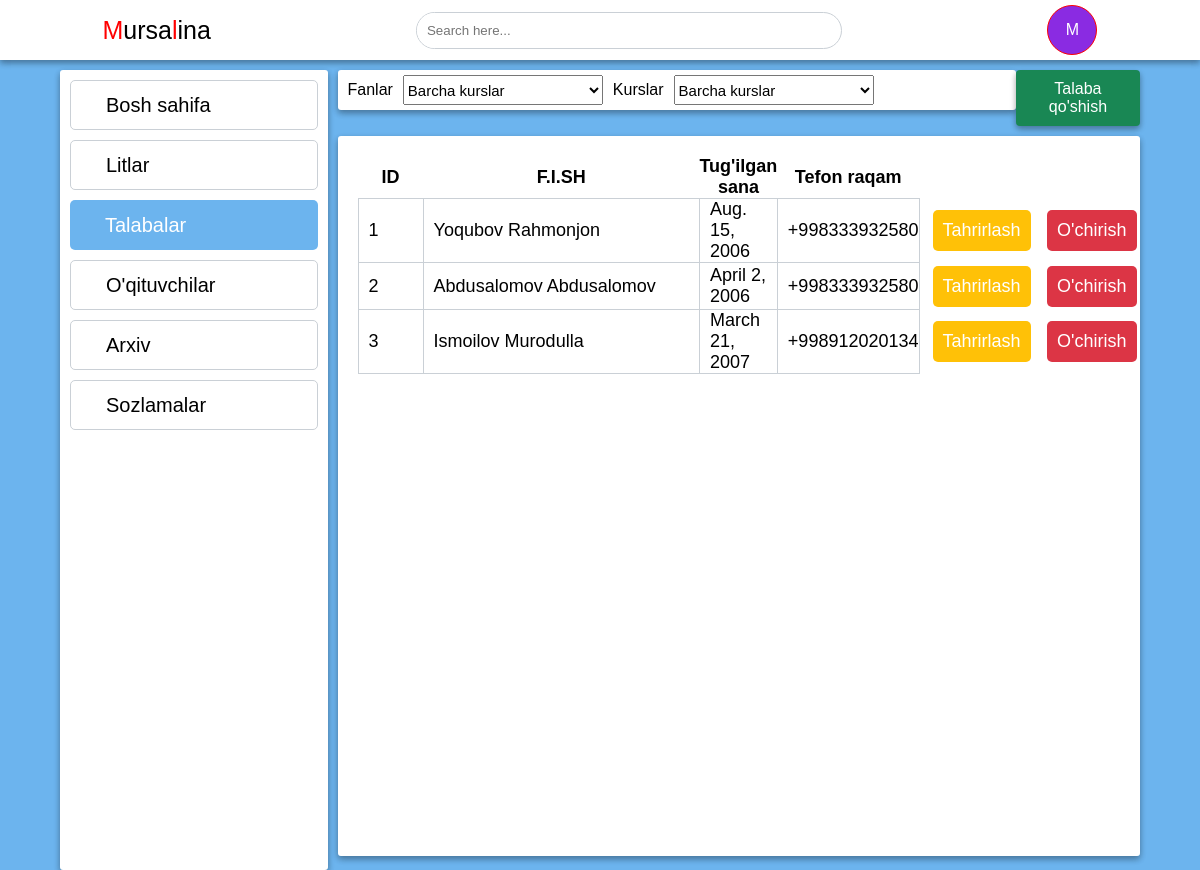
The page /peoples/ on the database as committed earlier.
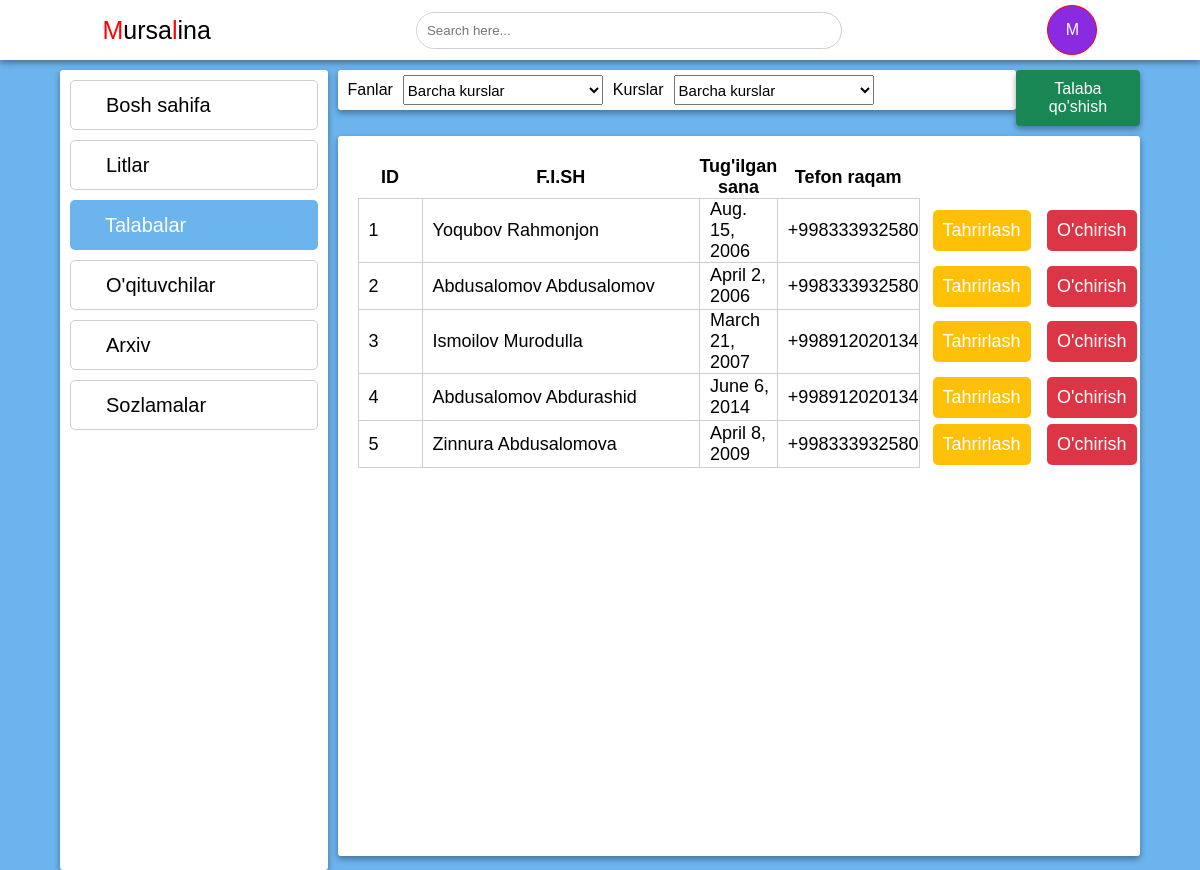
The same page on the database as committed later.
### home/models.py (models this page shows, shortened)
class People(models.Model):
    full_name = models.CharField(max_length=256)
    birthday =  models.DateField()
    phone = models.CharField(max_length=13)

### home/views.py (the view, shortened to what this page needs)
# urls.py: path('peoples/', peoples, name="peoples-page"),
def peoples(request):
    peoples = People.objects.all()
    courses = Course.objects.all()
    subjects = Subject.objects.all()
    q = request.GET.get('q')
    if q:
        peoples = People.objects.filter(full_name__icontains=q)
    context = {'page_name' : 'peoples', 'peoples' : peoples, 'subjects' : subjects, 'courses' : courses,}
    return render(request, 'peoples.html', context=context)

### templates/peoples.html (shortened to what this page needs)
{% extends 'base.html' %}
{% load static %}
{% block head %}
<link rel="stylesheet" href="{% static 'css/home-page.css' %}">
<link rel="stylesheet" href="{% static 'css/close-button.css' %}">
{% endblock %}
{% block content %}
    <div class="top-filter">
        <div class="filter">
            <label for="courses">Fanlar</label>
            <select name="courses" class="select" id="courses">
                <option value="all-courses" selected>Barcha kurslar</option>
            </select>
            <span>Kurslar</span>
            <select name="courses" class="select">
                <option value="all-courses" selected>Barcha kurslar</option>
            </select>
        </div>
        <button class="add-button" id="open-modal">Talaba qo'shish</button>
    </div>
    <div class="main">
        <table id="users-table">
            <thead>
                <tr>
                    <th class="ids">ID</th>
                    <th class="fish">F.I.SH</th>
                    <th>Tug'ilgan sana</th>
                    <th>Tefon raqam</th>
                    <th class="buttons"></th>
                    <th></th>
                </tr>
            </thead>
            <tbody>
                <div class="scroll">
                    {% for p in peoples %}
                    <tr>
                        <td>{{ forloop.counter }}</td>
                        <td>{{ p.full_name }}</td>
                        <td>{{ p.birthday }}</td>
                        <td>{{ p.phone }}</td>
                        <td class="no-border" onclick="openUpdateModal({'id' : '{{ p.id }}', 'full_name' : '{{ p.full_name }}', 'birthday' : `{{ p.birthday|date:'Y-m-d' }}`, 'phone' : '{{ p.phone }}', })"><div class="edit">Tahrirlash</div></td>
                        <td class="no-border" onclick="openDeleteModal({'id' : '{{ p.id }}', 'full_name' : '{{ p.full_name }}'})"><div class="delete">O'chirish</div></td>
                    </tr>
                    {% endfor %}
                </div>
            </tbody>
        </table>
    </div>
{% endblock %}

### templates/base.html (shortened to what this page needs)
<!DOCTYPE html>
{% load static %}
<html lang="en">
<head>
    <link rel="stylesheet" href="{% static 'css/base.css' %}">
    {% block head %}
    {% endblock %}
</head>
<body>
    <div class="container" id="cont">
        <div class="row">
            <div class="col1">
                <a href="/" style="text-decoration: none ; color: #000 !important;">
                    <div class="logo noselect"><span>M</span>ursa<span>l</span>ina</div>
                </a>
            </div>
            <div class="col2">
                <div class="search">
                    <form method="get">
                        <input type="text" placeholder="Search here..." name="q">
                    </form>
                </div>
            </div>
            <div class="col3">
                <div class="profile">
                    <div class="box"><a href="">M</a></div>
                </div>
            </div>
        </div>
    </div>
    <div class="container" id="menu">
        <div class="left-side">
            <a href="{% url 'home-page' %}">
                <div class="box noselect {% if page_name == 'home' %} active {% endif %} ">
                    <p>Bosh sahifa</p>
                </div>
            </a>
            <a href="{% url 'lits-page' %}">
                <div class="box noselect {% if page_name == 'lits' %} active {% endif %} ">
                    <p>Litlar</p>
                </div>
            </a>
            <a href="{% url 'peoples-page' %}">
                <div class="box noselect {% if page_name == 'peoples' %} active {% endif %} ">
                    <p>Talabalar</p>
                </div>
            </a>
            <a href="{% url 'teachers-page' %}">
                <div class="box noselect {% if page_name == 'teachers' %} active {% endif %} ">
                    <p>O'qituvchilar</p>
                </div>
            </a>
            <a href="{% url 'trash-page' %}">
                <div class="box noselect {% if page_name == 'trash' %} active {% endif %} ">
                    <p>Arxiv</p>
                </div>
            </a>
            <a href="{% url 'settings-page' %}">
                <div class="box noselect {% if page_name == 'settings' %} active {% endif %} ">
                    <p>Sozlamalar</p>
                </div>
            </a>
        </div>
        <div class="right-side">
            {% block content %}
            {% endblock content %}
        </div>
    </div>
</body>
</html>

### static/css/base.css (style rules this page uses)
* { margin: 0; padding: 0; box-sizing: border-box; font-family: sans-serif; }
body { background-color: #6CB4EE; width: 100vw; height: 100vh; overflow: hidden; }
body #cont { width: 100%; background-color: white; box-shadow: rgba(0, 0, 0, 0.16) 0px 3px 6px, rgba(0, 0, 0, 0.23) 0px 3px 6px; }
body #cont .row { display: flex; justify-content: space-around; align-items: center; width: 100%; height: 60px; }
body #cont .row .col1 .logo { font-size: 25px; font-family: Verdana, Geneva, Tahoma, sans-serif; }
body #cont .row .col1 .logo span { color: red; font-family: Arial, Helvetica, sans-serif !important; }
body #cont .row .col2 .search { border: 1px solid #cad0d6; border-radius: 20px; }
body #cont .row .col2 .search input { border-radius: 20px 0 0 20px; border: none; outline: none; width: 400px; height: 35px; padding-left: 10px; }
body #cont .row .col3 .profile .box { width: 50px; height: 50px; background-color: blueviolet; border: 1px solid red; border-radius: 50%; color: white; text-align: center; padding-top: 15px; }
body #cont .row .col3 .profile .box a { color: white; text-decoration: none; }
body #menu { display: flex; width: 90%; margin: 0 auto; gap: 10px; }
body #menu .left-side { width: 25%; border-radius: 3px; height: 100vh; margin-top: 10px; background-color: white; box-shadow: rgba(0, 0, 0, 0.16) 0px 3px 6px, rgba(0, 0, 0, 0.23) 0px 3px 6px; }
body #menu .left-side a { color: black; text-decoration: none; }
body #menu .left-side a .box { cursor: pointer; border-radius: 5px; background-image: #ffffff; display: flex; align-items: center; padding-left: 20px; gap: 15px; height: 50px; border: 1px solid #cad0d6; margin: 10px; font-size: 20px; transition: 0.5s linear all; }
body #menu .left-side a .active { color: white !important; background-color: #6CB4EE; border: none !important; }
body #menu .right-side { width: 75%; height: 100vh; margin-top: 10px; }
body .noselect { -webkit-touch-callout: none; -webkit-user-select: none; -khtml-user-select: none; -moz-user-select: none; -ms-user-select: none; user-select: none; }

### static/css/home-page.css (style rules this page uses)
.top-filter { display: flex; justify-content: space-between; margin-bottom: 10px; }
.top-filter .filter { width: 89%; border-radius: 3px; padding: 10px; height: 40px; background-color: white; box-shadow: rgba(0, 0, 0, 0.16) 0px 3px 6px, rgba(0, 0, 0, 0.23) 0px 3px 6px; display: flex; align-items: center; gap: 10px; }
.top-filter .filter .select { outline: none; width: 200px; height: 30px; font-size: 15px; }
.top-filter .add-button { cursor: pointer; padding: 10px; border: none; font-size: 16px; border-radius: 0.25rem; background-color: #198754; color: white; box-shadow: rgba(0, 0, 0, 0.16) 0px 3px 6px, rgba(0, 0, 0, 0.23) 0px 3px 6px; transition: 0.1s linear all; }
.main { border-radius: 3px; padding: 10px; background-color: white; box-shadow: rgba(0, 0, 0, 0.16) 0px 3px 6px, rgba(0, 0, 0, 0.23) 0px 3px 6px; height: 90vh; overflow: scroll; }
.main #users-table { border-collapse: collapse; width: 100%; margin: 10px; }
.main #users-table thead tr { margin-bottom: 10px !important; }
.main #users-table thead tr .ids { width: 100px; }
.main #users-table thead tr .fish { width: 400px; }
.main #users-table thead tr th { font-family: sans-serif; font-size: 18px; }
.main #users-table thead tr .buttons { width: 100px; }
.main #users-table tbody tr { font-size: 18px; margin-bottom: 10px !important; }
.main #users-table tbody tr td { border: 1px solid #cad0d6; padding-left: 10px; }
.main #users-table tbody tr td div { cursor: pointer; display: inline-block; padding: 10px; color: white; text-decoration: none; border-radius: 5px; transition: 0.2s linear all; }
.main #users-table tbody tr td div.edit { margin: 3px; background-color: #ffc107; }
.main #users-table tbody tr td div.delete { margin: 3px; background-color: #dc3545; }
.main #users-table tbody tr .no-border { border: none; background-color: #fff; }

Rows that differ between the two databases and show on the page:
added People: full_name "Abdusalomov Abdurashid", birthday "June 6, 2014", phone "+998912020134"
added People: full_name "Zinnura Abdusalomova", birthday "April 8, 2009", phone "+998333932580"
